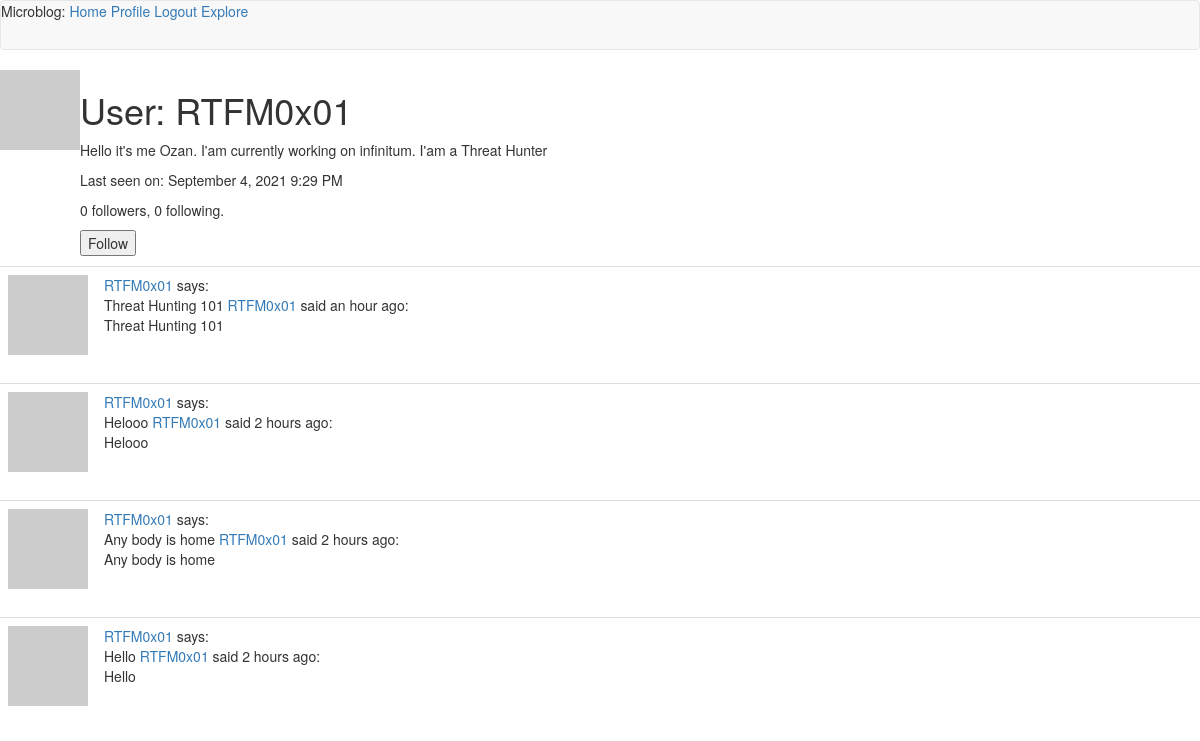
Page /user/RTFM0x01 (signed in) on the committed database.
### app/models.py (models this page shows, shortened)
class User(UserMixin, db.Model):
    id = db.Column(db.Integer, primary_key=True)
    username = db.Column(db.String(64), index=True, unique=True)
    email = db.Column(db.String(120), index=True, unique=True)
    password_hash = db.Column(db.String(128))
    posts = db.relationship('Post', backref='author', lazy='dynamic')
    about_me = db.Column(db.String(140))
    last_seen = db.Column(db.DateTime, default=datetime.utcnow)
    followed = db.relationship(
        'User', secondary=followers,
        primaryjoin=(followers.c.follower_id == id),
        secondaryjoin=(followers.c.followed_id == id),
        backref=db.backref('followers', lazy='dynamic'), lazy='dynamic')
    def is_following(self, user):
        return self.followed.filter(
            followers.c.followed_id == user.id).count() > 0
    def avatar(self, size):
        digest = md5(self.email.lower().encode('utf-8')).hexdigest()
        return 'https://www.gravatar.com/avatar/{}?d=identicon&s={}'.format(
            digest, size)

class Post(db.Model):
    id = db.Column(db.Integer, primary_key=True)
    body = db.Column(db.String(140))
    timestamp = db.Column(db.DateTime, index=True, default=datetime.utcnow)
    user_id = db.Column(db.Integer, db.ForeignKey('user.id'))

### app/routes.py (the view)
@app.route('/user/<username>')
@login_required
def user(username):
    user = User.query.filter_by(username=username).first_or_404()
    page = request.args.get('page', 1, type=int)
    posts = user.posts.order_by(Post.timestamp.desc()).paginate(
        page, app.config['POSTS_PER_PAGE'], False)
    next_url = url_for('user', username=user.username, page=posts.next_num) \
        if posts.has_next else None
    prev_url = url_for('user', username=user.username, page=posts.prev_num) \
        if posts.has_prev else None
    form = EmptyForm()
    return render_template('user.html', user=user, posts=posts.items,
                        next_url=next_url, prev_url=prev_url, form=form)

### app/forms.py
class EmptyForm(FlaskForm):
    submit = SubmitField('Submit')

### app/models.py (called while the page is built)
@login.user_loader
def load_user(id):
    return User.query.get(int(id))

### app/routes.py (called while the page is built)
@app.before_request
def before_request():
    if current_user.is_authenticated:
        current_user.last_seen = datetime.utcnow()
        db.session.commit()
    g.locale = str(get_locale())

### app/templates/user.html (shortened to what this page needs)
{% extends "base.html" %}
{% block content %}
    <table>
        <tr valign="top">
            <td><img src="{{ user.avatar(128) }}"></td>
            <td>
                <h1>User: {{ user.username }}</h1>
                {% if user.about_me %}<p>{{ user.about_me }}</p>{% endif %}
                {% if user.last_seen %}
                <p>Last seen on: {{ moment(user.last_seen).format('LLL') }}</p>
                {% endif %}
                <p>{{ user.followers.count() }} followers, {{ user.followed.count() }} following.</p>
                {% if user == current_user %}
                <p><a href="{{ url_for('edit_profile') }}">Edit your profile</a></p>
                {% elif not current_user.is_following(user) %}
                <p>
                    <form action="{{ url_for('follow', username=user.username) }}" method="post">
                        {{ form.submit(value='Follow') }}
                    </form>
                </p>
                {% endif %}
        </tr>
    </table>
    {% for post in posts %}
        {% include '_post.html' %}
    {% endfor %}
{% endblock %}

### app/templates/_post.html
<table class="table table-hover">
    <tr>
        <td width="70px">
            <a href="{{ url_for('user', username=post.author.username) }}">
                <img src="{{ post.author.avatar(70) }}" />
            </a>
        </td>
        <td>
            <a href="{{ url_for('user', username=post.author.username) }}">
                {{ post.author.username }}
            </a>
            says:
            <br>
            {{ post.body }}
            <a href="{{ url_for('user', username=post.author.username) }}">
                {{ post.author.username }}
            </a>
            said {{ moment(post.timestamp).fromNow() }}:
            <br>
            {{ post.body }}
        </td>
    </tr>
</table>

### rows in the picture
User: username "RTFM0x01", about_me "Hello it's me Ozan. I'am currently working on infinitum. I'am a Threat Hunter", last_seen "September 4, 2021 9:29 PM"
Post: author.username "RTFM0x01", body "Threat Hunting 101", timestamp "an hour ago"
Post: author.username "RTFM0x01", body "Helooo", timestamp "2 hours ago"
Post: author.username "RTFM0x01", body "Any body is home", timestamp "2 hours ago"
Post: author.username "RTFM0x01", body "Hello", timestamp "2 hours ago"

### other values in the picture
{{ user.followers.count() }} "0"
{{ user.followed.count() }} "0"
